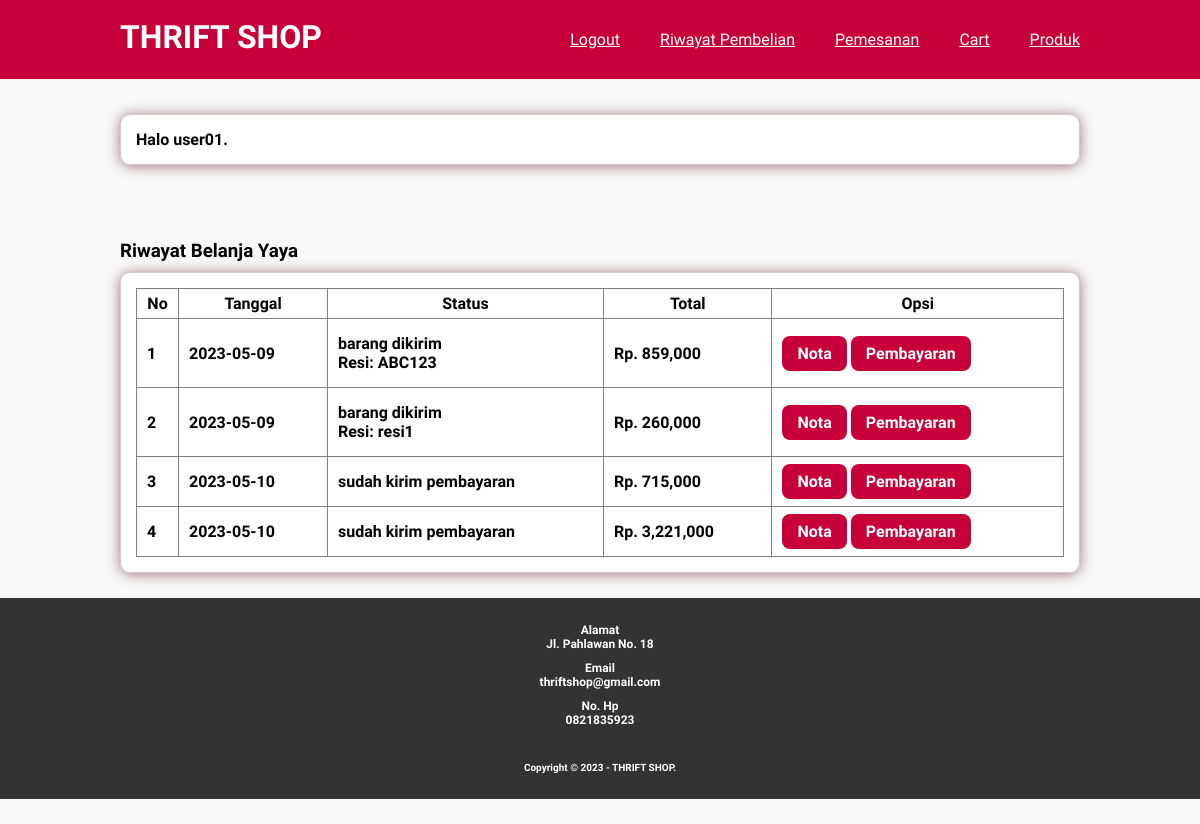
The app's page /riwayat.php (signed in), older data.
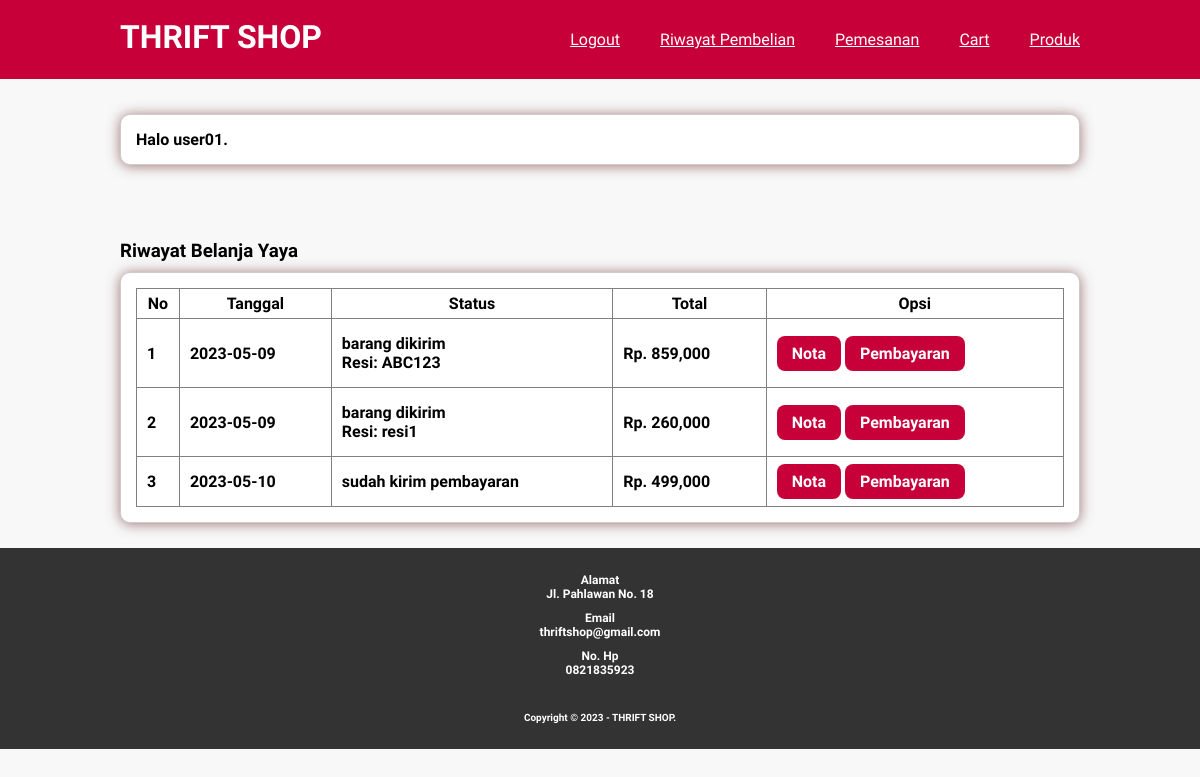
The same page, newer data.
### tables this page shows
CREATE TABLE `tb_pembelian` (
  `id_pembelian` int(11) NOT NULL,
  `id_user` int(11) NOT NULL,
  `id_ongkir` int(11) NOT NULL,
  `tgl_pembelian` date NOT NULL,
  `total_pembelian` int(11) NOT NULL,
  `nama_kota` varchar(50) NOT NULL,
  `tarif` int(11) NOT NULL,
  `alamat_pengiriman` text NOT NULL,
  `status_pembelian` varchar(100) NOT NULL DEFAULT 'pending',
  `resi_pengiriman` varchar(50) NOT NULL
);

### riwayat.php (the view, shortened to what this page needs)
<?php
    include 'db.php';
    $kontak = mysqli_query($conn, "SELECT user_telp, user_email, user_address FROM tb_user WHERE id_user = 1");
    $a = mysqli_fetch_object($kontak);
?>
<!DOCTYPE html>
<html lang="en">
<head>
    <link rel="stylesheet" type="text/css" href="css/style.css">
</head>
<body>
    <header>
        <div class="container">
            <h1><a href="halaman_user.php">THRIFT SHOP</a></h1>
            <ul>
            <li><a href="produk_user.php">Produk</a></li>
                <li><a href="keranjang.php">Cart</a></li>
                <li><a href="checkout.php">Pemesanan</a></li>
                <li><a href="riwayat.php">Riwayat Pembelian</a></li>
                <li><a href="logout.php">Logout</a></li>
            </ul>
        </div>
    </header>
    <div class="section">
        <div class="container">
            <div class="box">
                <h4>Halo <b><?php echo $_SESSION['user']; ?>.</h4>
            </div>
        </div>
    </div>
    <div class="section">
        <div class="container">
            <h3>Riwayat Belanja <?php echo $_SESSION['pelanggan']['nama']; ?></h3>
            <div class="box">
            <table border="1" cellspacing="0" class="table">
                <thead>
                    <tr>
                        <th>No</th>
                        <th>Tanggal</th>
                        <th>Status</th>
                        <th>Total</th>
                        <th>Opsi</th>
                    </tr>
                </thead>
                <tbody>
                    <?php
                    $nomor=1;
                    $id_user = $_SESSION['pelanggan']['id_user'];
                    $data = $conn->query("SELECT * FROM tb_pembelian WHERE id_user='$id_user'");
                    while($print = $data->fetch_assoc()){
                    ?>
                    <tr>
                        <td><?php echo $nomor; ?></td>
                        <td><?php echo $print['tgl_pembelian'] ?></td>
                        <td>
                            <?php echo $print['status_pembelian'] ?>
                            <br>
                            <?php if(!empty($print['resi_pengiriman'])): ?>
                                Resi: <?php echo $print['resi_pengiriman']; ?>
                                <?php endif ?>
                        </td>
                        <td>Rp. <?php echo number_format ($print['total_pembelian']) ?></td>
                        <td>
                            <a href="nota.php?id=<?php echo $print['id_pembelian'] ?>" class="btn">Nota</a>
                            <a href="pembayaran.php?id=<?php echo $print['id_pembelian'] ?>" class="btn">Pembayaran</a>
                        </td>
                    </tr>
                    <?php $nomor++ ?>
                    <?php } ?>
                </tbody>
            </table>
        </div>
    </div>
    <div class="footer">
        <div class="container">
            <h4>Alamat</h4>
            <p><?php echo $a->user_address ?></p>
            <h4>Email</h4>
            <p><?php echo $a->user_email ?></p>
            <h4>No. Hp</h4>
            <p><?php echo $a->user_telp ?></p>
            <small>Copyright &copy; 2023 - THRIFT SHOP.</small>
         </div>
    </div>
</body>
</html>

Row changes from the older to the newer data that the page shows:
removed tb_pembelian: tgl_pembelian "2023-05-10", status_pembelian "sudah kirim pembayaran", total_pembelian "715,000"
removed tb_pembelian: tgl_pembelian "2023-05-10", status_pembelian "sudah kirim pembayaran", total_pembelian "3,221,000"
added tb_pembelian: tgl_pembelian "2023-05-10", status_pembelian "sudah kirim pembayaran", total_pembelian "499,000"
